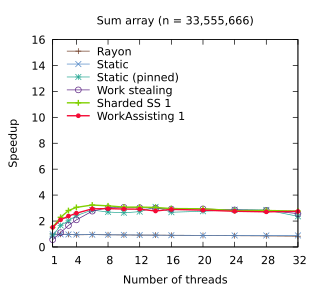

Reproduce this figure in gnuplot.
set title "Sum array (n = 33,555,666)"
set terminal pdf size 3.2,2.9
set output "./results/Sum_array_n___33,555,666.pdf"
set key on
set key top left Left reverse
set key samplen 2.5
set xrange [1:32]
set xtics (1, 4, 8, 12, 16, 20, 24, 28, 32)
set xlabel "Number of threads"
set yrange [0:16]
set ylabel "Speedup"
plot './results/Sum_array_n___33,555,666.dat' using 1:2 title "Rayon" pointsize 0.7 lw 1 pt 1 linecolor rgb "#6E3B23" with linespoints, \
  './results/Sum_array_n___33,555,666.dat' using 1:3 title "Static" pointsize 0.7 lw 1 pt 2 linecolor rgb "#5287C6" with linespoints, \
  './results/Sum_array_n___33,555,666.dat' using 1:4 title "Static (pinned)" pointsize 0.7 lw 1 pt 3 linecolor rgb "#24A793" with linespoints, \
  './results/Sum_array_n___33,555,666.dat' using 1:5 title "Work stealing" pointsize 0.7 lw 1 pt 6 linecolor rgb "#5B2182" with linespoints, \
  './results/Sum_array_n___33,555,666.dat' using 1:6 title "Sharded SS 1" pointsize 0.7 lw 2 pt 1 linecolor rgb "#80D000" with linespoints, \
  './results/Sum_array_n___33,555,666.dat' using 1:7 title "WorkAssisting 1" pointsize 0.4 lw 2 pt 7 linecolor rgb "#F40A35" with linespoints
